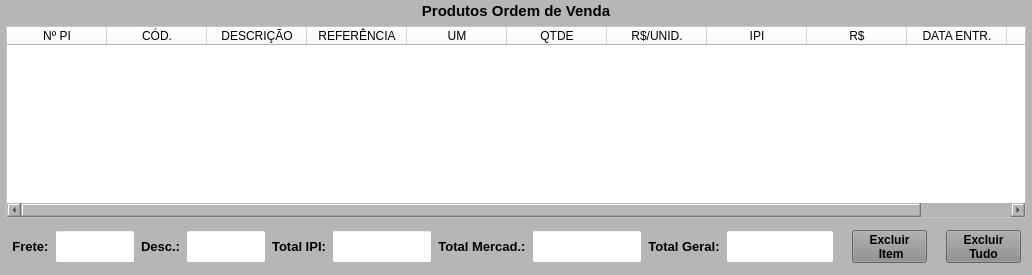
     <widget class="QWidget" name="widget_Cor4" native="true">
      <property name="minimumSize">
       <size>
        <width>0</width>
        <height>0</height>
       </size>
      </property>
      <property name="styleSheet">
       <string notr="true">background-color: rgb(182, 182, 182);</string>
      </property>
      <layout class="QVBoxLayout" name="verticalLayout_8" stretch="0,0,0">
       <property name="spacing">
        <number>6</number>
       </property>
       <property name="leftMargin">
        <number>6</number>
       </property>
       <property name="topMargin">
        <number>2</number>
       </property>
       <property name="rightMargin">
        <number>6</number>
       </property>
       <property name="bottomMargin">
        <number>6</number>
       </property>
       <item>
        <widget class="QLabel" name="label_17">
         <property name="maximumSize">
          <size>
           <width>16777215</width>
           <height>25</height>
          </size>
         </property>
         <property name="font">
          <font>
           <pointsize>11</pointsize>
           <weight>75</weight>
           <bold>true</bold>
          </font>
         </property>
         <property name="text">
          <string>Produtos Ordem de Venda</string>
         </property>
         <property name="alignment">
          <set>Qt::AlignCenter</set>
         </property>
        </widget>
       </item>
       <item>
        <widget class="QTableWidget" name="table_OV">
         <property name="sizePolicy">
          <sizepolicy hsizetype="Preferred" vsizetype="Preferred">
           <horstretch>0</horstretch>
           <verstretch>0</verstretch>
          </sizepolicy>
         </property>
         <property name="font">
          <font>
           <pointsize>8</pointsize>
          </font>
         </property>
         <property name="styleSheet">
          <string notr="true">background-color: rgb(255, 255, 255);</string>
         </property>
         <column>
          <property name="text">
           <string>Nº PI</string>
          </property>
         </column>
         <column>
          <property name="text">
           <string>CÓD.</string>
          </property>
         </column>
         <column>
          <property name="text">
           <string>DESCRIÇÃO</string>
          </property>
         </column>
         <column>
          <property name="text">
           <string>REFERÊNCIA</string>
          </property>
         </column>
         <column>
          <property name="text">
           <string>UM</string>
          </property>
         </column>
         <column>
          <property name="text">
           <string>QTDE</string>
          </property>
         </column>
         <column>
          <property name="text">
           <string>R$/UNID.</string>
          </property>
         </column>
         <column>
          <property name="text">
           <string>IPI</string>
          </property>
         </column>
         <column>
          <property name="text">
           <string>R$</string>
          </property>
         </column>
         <column>
          <property name="text">
           <string>DATA ENTR.</string>
          </property>
         </column>
         <column>
          <property name="text">
           <string>QTDE ENT</string>
          </property>
         </column>
        </widget>
       </item>
       <item>
        <widget class="QWidget" name="widget_13" native="true">
         <property name="minimumSize">
          <size>
           <width>0</width>
           <height>45</height>
          </size>
         </property>
         <property name="maximumSize">
          <size>
           <width>16777215</width>
           <height>45</height>
          </size>
         </property>
         <layout class="QHBoxLayout" name="horizontalLayout_8">
          <property name="leftMargin">
           <number>0</number>
          </property>
          <property name="topMargin">
           <number>0</number>
          </property>
          <property name="rightMargin">
           <number>0</number>
          </property>
          <property name="bottomMargin">
           <number>0</number>
          </property>
          <item>
           <widget class="QWidget" name="widget_15" native="true">
            <layout class="QVBoxLayout" name="verticalLayout_9">
             <property name="spacing">
              <number>4</number>
             </property>
             <property name="leftMargin">
              <number>0</number>
             </property>
             <property name="topMargin">
              <number>0</number>
             </property>
             <property name="rightMargin">
              <number>0</number>
             </property>
             <property name="bottomMargin">
              <number>0</number>
             </property>
             <item>
              <widget class="QWidget" name="widget_16" native="true">
               <layout class="QHBoxLayout" name="horizontalLayout_11">
                <property name="leftMargin">
                 <number>6</number>
                </property>
                <property name="topMargin">
                 <number>6</number>
                </property>
                <property name="rightMargin">
                 <number>6</number>
                </property>
                <property name="bottomMargin">
                 <number>6</number>
                </property>
                <item>
                 <widget class="QLabel" name="label_21">
                  <property name="minimumSize">
                   <size>
                    <width>0</width>
                    <height>0</height>
                   </size>
                  </property>
                  <property name="maximumSize">
                   <size>
                    <width>16777215</width>
                    <height>16777215</height>
                   </size>
                  </property>
                  <property name="font">
                   <font>
                    <pointsize>10</pointsize>
                    <weight>75</weight>
                    <bold>true</bold>
                   </font>
                  </property>
                  <property name="text">
                   <string>Frete:</string>
                  </property>
                  <property name="alignment">
                   <set>Qt::AlignCenter</set>
                  </property>
                 </widget>
                </item>
                <item>
                 <widget class="QLineEdit" name="line_Frete">
                  <property name="sizePolicy">
                   <sizepolicy hsizetype="Preferred" vsizetype="Preferred">
                    <horstretch>0</horstretch>
                    <verstretch>0</verstretch>
                   </sizepolicy>
                  </property>
                  <property name="minimumSize">
                   <size>
                    <width>80</width>
                    <height>0</height>
                   </size>
                  </property>
                  <property name="maximumSize">
                   <size>
                    <width>80</width>
                    <height>16777215</height>
                   </size>
                  </property>
                  <property name="font">
                   <font>
                    <pointsize>9</pointsize>
                    <weight>50</weight>
                    <bold>false</bold>
                   </font>
                  </property>
                  <property name="styleSheet">
                   <string notr="true">background-color: rgb(255, 255, 255);</string>
                  </property>
                  <property name="alignment">
                   <set>Qt::AlignCenter</set>
                  </property>
                 </widget>
                </item>
                <item>
                 <widget class="QLabel" name="label_22">
                  <property name="minimumSize">
                   <size>
                    <width>0</width>
                    <height>0</height>
                   </size>
                  </property>
                  <property name="maximumSize">
                   <size>
                    <width>16777215</width>
                    <height>16777215</height>
                   </size>
                  </property>
                  <property name="font">
                   <font>
                    <pointsize>10</pointsize>
                    <weight>75</weight>
                    <bold>true</bold>
                   </font>
                  </property>
                  <property name="text">
                   <string>Desc.:</string>
                  </property>
                  <property name="alignment">
                   <set>Qt::AlignCenter</set>
                  </property>
                 </widget>
                </item>
                <item>
                 <widget class="QLineEdit" name="line_Desconto">
                  <property name="sizePolicy">
                   <sizepolicy hsizetype="Preferred" vsizetype="Preferred">
                    <horstretch>0</horstretch>
                    <verstretch>0</verstretch>
                   </sizepolicy>
                  </property>
                  <property name="minimumSize">
                   <size>
                    <width>80</width>
                    <height>0</height>
                   </size>
                  </property>
                  <property name="maximumSize">
                   <size>
                    <width>80</width>
                    <height>16777215</height>
                   </size>
                  </property>
                  <property name="font">
                   <font>
                    <pointsize>9</pointsize>
                    <weight>50</weight>
                    <bold>false</bold>
                   </font>
                  </property>
                  <property name="styleSheet">
                   <string notr="true">background-color: rgb(255, 255, 255);</string>
                  </property>
                  <property name="alignment">
                   <set>Qt::AlignCenter</set>
                  </property>
                 </widget>
                </item>
                <item>
                 <widget class="QLabel" name="label_23">
                  <property name="minimumSize">
                   <size>
                    <width>0</width>
                    <height>0</height>
                   </size>
                  </property>
                  <property name="maximumSize">
                   <size>
                    <width>16777215</width>
                    <height>16777215</height>
                   </size>
                  </property>
                  <property name="font">
                   <font>
                    <pointsize>10</pointsize>
                    <weight>75</weight>
                    <bold>true</bold>
                   </font>
                  </property>
                  <property name="text">
                   <string>Total IPI:</string>
                  </property>
                  <property name="alignment">
                   <set>Qt::AlignCenter</set>
                  </property>
                 </widget>
                </item>
                <item>
                 <widget class="QLineEdit" name="line_Total_Ipi">
                  <property name="sizePolicy">
                   <sizepolicy hsizetype="Preferred" vsizetype="Preferred">
                    <horstretch>0</horstretch>
                    <verstretch>0</verstretch>
                   </sizepolicy>
                  </property>
                  <property name="minimumSize">
                   <size>
                    <width>100</width>
                    <height>0</height>
                   </size>
                  </property>
                  <property name="maximumSize">
                   <size>
                    <width>100</width>
                    <height>16777215</height>
                   </size>
                  </property>
                  <property name="font">
                   <font>
                    <pointsize>9</pointsize>
                   </font>
                  </property>
                  <property name="styleSheet">
                   <string notr="true">background-color: rgb(255, 255, 255);</string>
                  </property>
                  <property name="alignment">
                   <set>Qt::AlignCenter</set>
                  </property>
                 </widget>
                </item>
                <item>
                 <widget class="QLabel" name="label_24">
                  <property name="minimumSize">
                   <size>
                    <width>0</width>
                    <height>0</height>
                   </size>
                  </property>
                  <property name="maximumSize">
                   <size>
                    <width>16777215</width>
                    <height>16777215</height>
                   </size>
                  </property>
                  <property name="font">
                   <font>
                    <pointsize>10</pointsize>
                    <weight>75</weight>
                    <bold>true</bold>
                   </font>
                  </property>
                  <property name="text">
                   <string>Total Mercad.:</string>
                  </property>
                  <property name="alignment">
                   <set>Qt::AlignCenter</set>
                  </property>
                 </widget>
                </item>
                <item>
                 <widget class="QLineEdit" name="line_Total_Merc">
                  <property name="sizePolicy">
                   <sizepolicy hsizetype="Preferred" vsizetype="Preferred">
                    <horstretch>0</horstretch>
                    <verstretch>0</verstretch>
                   </sizepolicy>
                  </property>
                  <property name="minimumSize">
                   <size>
                    <width>110</width>
                    <height>0</height>
                   </size>
                  </property>
                  <property name="maximumSize">
                   <size>
                    <width>110</width>
                    <height>16777215</height>
                   </size>
                  </property>
                  <property name="font">
                   <font>
                    <pointsize>9</pointsize>
                   </font>
                  </property>
                  <property name="styleSheet">
                   <string notr="true">background-color: rgb(255, 255, 255);</string>
                  </property>
                  <property name="alignment">
                   <set>Qt::AlignCenter</set>
                  </property>
                 </widget>
                </item>
                <item>
                 <widget class="QLabel" name="label_26">
                  <property name="minimumSize">
                   <size>
                    <width>0</width>
                    <height>0</height>
                   </size>
                  </property>
                  <property name="maximumSize">
                   <size>
                    <width>16777215</width>
                    <height>16777215</height>
                   </size>
                  </property>
                  <property name="font">
                   <font>
                    <pointsize>10</pointsize>
                    <weight>75</weight>
                    <bold>true</bold>
                   </font>
                  </property>
                  <property name="text">
                   <string>Total Geral:</string>
                  </property>
                  <property name="alignment">
                   <set>Qt::AlignCenter</set>
                  </property>
                 </widget>
                </item>
                <item>
                 <widget class="QLineEdit" name="line_Total_Geral">
                  <property name="sizePolicy">
                   <sizepolicy hsizetype="Preferred" vsizetype="Preferred">
                    <horstretch>0</horstretch>
                    <verstretch>0</verstretch>
                   </sizepolicy>
                  </property>
                  <property name="minimumSize">
                   <size>
                    <width>0</width>
                    <height>0</height>
                   </size>
                  </property>
                  <property name="maximumSize">
                   <size>
                    <width>16777215</width>
                    <height>16777215</height>
                   </size>
                  </property>
                  <property name="font">
                   <font>
                    <pointsize>9</pointsize>
                   </font>
                  </property>
                  <property name="styleSheet">
                   <string notr="true">background-color: rgb(255, 255, 255);</string>
                  </property>
                  <property name="alignment">
                   <set>Qt::AlignCenter</set>
                  </property>
                 </widget>
                </item>
               </layout>
              </widget>
             </item>
            </layout>
           </widget>
          </item>
          <item>
           <widget class="QWidget" name="widget_20" native="true">
            <property name="minimumSize">
             <size>
              <width>180</width>
              <height>0</height>
             </size>
            </property>
            <property name="maximumSize">
             <size>
              <width>180</width>
              <height>16777215</height>
             </size>
            </property>
            <layout class="QHBoxLayout" name="horizontalLayout_13">
             <property name="leftMargin">
              <number>6</number>
             </property>
             <property name="topMargin">
              <number>6</number>
             </property>
             <property name="rightMargin">
              <number>6</number>
             </property>
             <property name="bottomMargin">
              <number>6</number>
             </property>
             <item>
              <widget class="QPushButton" name="btn_ExcluirItem">
               <property name="sizePolicy">
                <sizepolicy hsizetype="Fixed" vsizetype="Preferred">
                 <horstretch>0</horstretch>
                 <verstretch>0</verstretch>
                </sizepolicy>
               </property>
               <property name="maximumSize">
                <size>
                 <width>75</width>
                 <height>16777215</height>
                </size>
               </property>
               <property name="font">
                <font>
                 <pointsize>9</pointsize>
                 <weight>75</weight>
                 <bold>true</bold>
                </font>
               </property>
               <property name="cursor">
                <cursorShape>PointingHandCursor</cursorShape>
               </property>
               <property name="layoutDirection">
                <enum>Qt::LeftToRight</enum>
               </property>
               <property name="autoFillBackground">
                <bool>false</bool>
               </property>
               <property name="styleSheet">
                <string notr="true">background-color: rgb(141, 141, 141);</string>
               </property>
               <property name="text">
                <string>Excluir 
 Item</string>
               </property>
               <property name="checkable">
                <bool>false</bool>
               </property>
               <property name="autoDefault">
                <bool>false</bool>
               </property>
               <property name="default">
                <bool>false</bool>
               </property>
               <property name="flat">
                <bool>false</bool>
               </property>
              </widget>
             </item>
             <item>
              <widget class="QLabel" name="label_27">
               <property name="text">
                <string/>
               </property>
              </widget>
             </item>
             <item>
              <widget class="QPushButton" name="btn_ExcluirTudo">
               <property name="sizePolicy">
                <sizepolicy hsizetype="Fixed" vsizetype="Preferred">
                 <horstretch>0</horstretch>
                 <verstretch>0</verstretch>
                </sizepolicy>
               </property>
               <property name="maximumSize">
                <size>
                 <width>80</width>
                 <height>16777215</height>
                </size>
               </property>
               <property name="font">
                <font>
                 <pointsize>9</pointsize>
                 <weight>75</weight>
                 <bold>true</bold>
                </font>
               </property>
               <property name="cursor">
                <cursorShape>PointingHandCursor</cursorShape>
               </property>
               <property name="layoutDirection">
                <enum>Qt::LeftToRight</enum>
               </property>
               <property name="autoFillBackground">
                <bool>false</bool>
               </property>
               <property name="styleSheet">
                <string notr="true">background-color: rgb(141, 141, 141);</string>
               </property>
               <property name="text">
                <string>Excluir
Tudo</string>
               </property>
               <property name="checkable">
                <bool>false</bool>
               </property>
               <property name="autoDefault">
                <bool>false</bool>
               </property>
               <property name="default">
                <bool>false</bool>
               </property>
               <property name="flat">
                <bool>false</bool>
               </property>
              </widget>
             </item>
            </layout>
           </widget>
          </item>
         </layout>
        </widget>
       </item>
      </layout>
     </widget>
